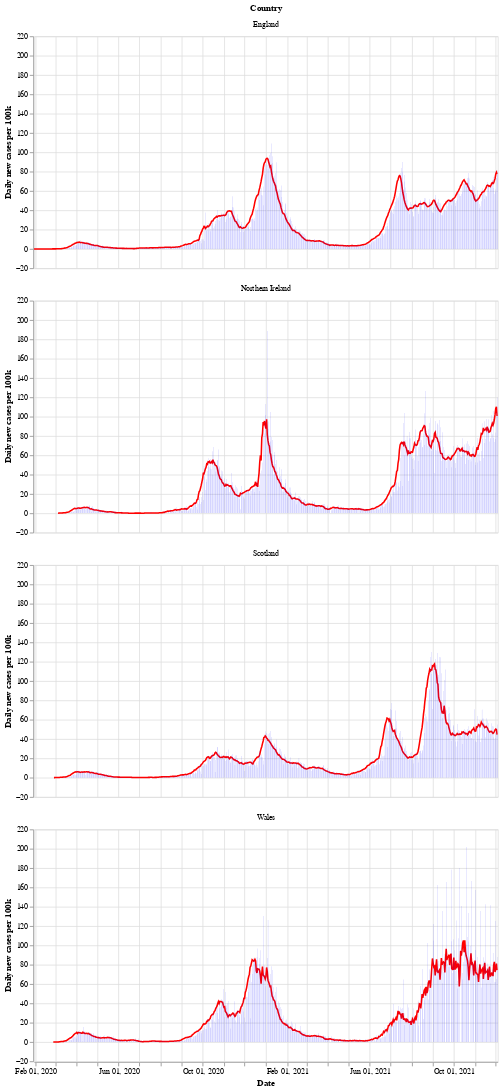

The cell this chart's notebook holds for it:
### Markdown cell above
Next is a bar chart of the number of new cases in each country (per 100k population), with the 7 day moving average of cases. Again we see that Wales saw a longer period of raising and falling cases compared to the other countries.

After a period of cases falling, each nation is now seeing a rise in the number of cases - especially in Wales.

### Code cell
# collapse
bars = alt.Chart(uk_cases).mark_bar().encode(
    x=alt.X("yearmonthdate(date):T", axis=alt.Axis(title='Date')),
    y=alt.Y("newCasesRate:Q", axis=alt.Axis(title='Daily new cases per 100k')),
    tooltip='newCasesRate',
    color=alt.condition(
        alt.datum.dailyChange > 0,
        alt.value("orange"),  # The positive color
        alt.value("blue")  # The negative color
    )
).properties(title='New cases per 100k population with rolling 7 day average', width=600).interactive()
line = alt.Chart(uk_cases).mark_line(
    color='red',
    size=2,
).transform_window(
    rolling_mean='mean(newCasesRate)',
    frame=[0, 7],
    groupby=['areaName']
).encode(
    x='yearmonthdate(date):T',
    y='rolling_mean:Q'
)
alt.layer(line, bars, data=uk_cases).facet(alt.Row('areaName', title='Country'), columns=1)

### Figure 1 — Vega-Lite specification as saved in the notebook (floating-point values rounded to 4 significant figures; data arrays with more than 128 entries replaced by an {"elided": "..."} marker saying what was removed)
{"config": {"view": {"continuousWidth": 400, "continuousHeight": 300}}, "data": {"name": "data-f351089e02c0a9f148e133e820d8dffa"}, "facet": {"type": "nominal", "field": "areaName", "title": "Country"}, "spec": {"layer": [{"mark": {"type": "line", "color": "red", "size": 2}, "encoding": {"x": {"type": "temporal", "field": "date", "timeUnit": "yearmonthdate"}, "y": {"type": "quantitative", "field": "rolling_mean"}}, "transform": [{"window": [{"op": "mean", "field": "newCasesRate", "as": "rolling_mean"}], "frame": [0, 7], "groupby": ["areaName"]}]}, {"mark": "bar", "encoding": {"color": {"condition": {"value": "orange", "test": "(datum.dailyChange > 0)"}, "value": "blue"}, "tooltip": {"type": "quantitative", "field": "newCasesRate"}, "x": {"type": "temporal", "axis": {"title": "Date"}, "field": "date", "timeUnit": "yearmonthdate"}, "y": {"type": "quantitative", "axis": {"title": "Daily new cases per 100k"}, "field": "newCasesRate"}}, "selection": {"selector002": {"type": "interval", "bind": "scales", "encodings": ["x", "y"]}}, "title": "New cases per 100k population with rolling 7 day average", "width": 600}]}, "columns": 1, "$schema": "https://vega.github.io/schema/vega-lite/v4.8.1.json", "datasets": {"data-f351089e02c0a9f148e133e820d8dffa": {"elided": "2604 records"}}}
